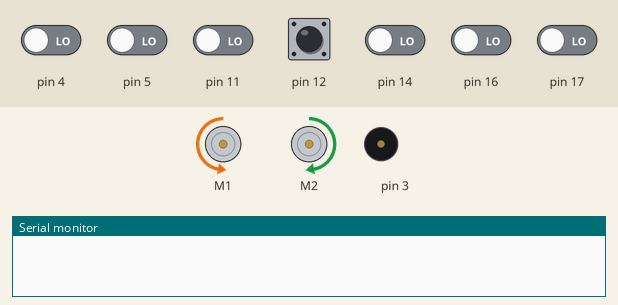
This sketch was run on a simulated Arduino Uno, built with avr-gcc and run on an emulated ATmega328P. Parts: 2 × DC motor (green arrow = forward, orange = backward, longer = faster), buzzer (waves = sounding), the last lines printed to the serial monitor. The inputs (shaded band) are chosen by the test bench; at power-on: pin 12 HIGH, pin 4, pin 5, pin 11, pin 14, pin 16, pin 17 LOW.

Above: at 6.2 s.
6.3 s: pin 4 driven HIGH and pin 5 driven HIGH
At 6.57 s:
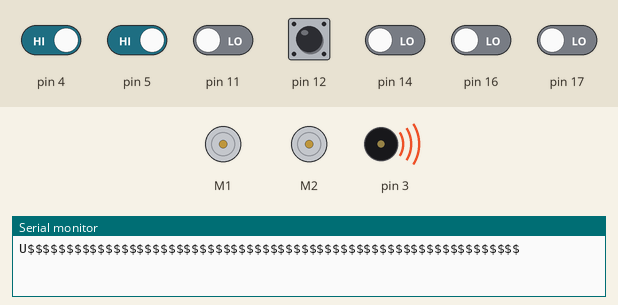
At 7.5 s:
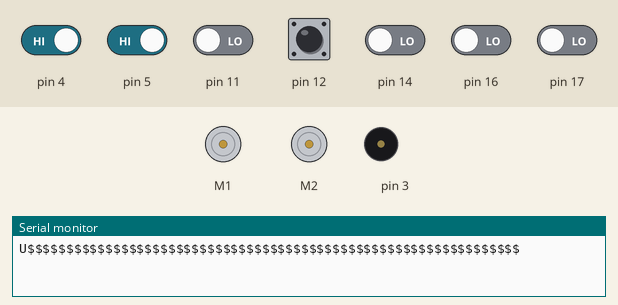
8.1 s: pin 12 pulled LOW for 0.15 s
At 8.36 s:
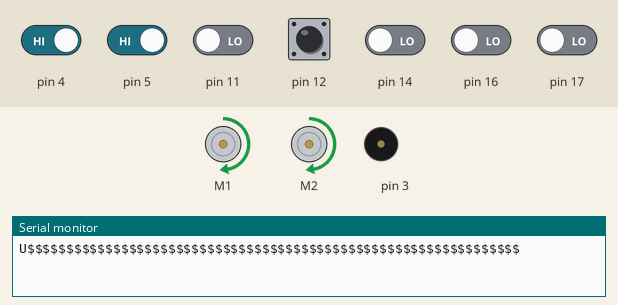
Timing chart, 0 to 11.1 s (numbered marks = the images above; inputs shaded):
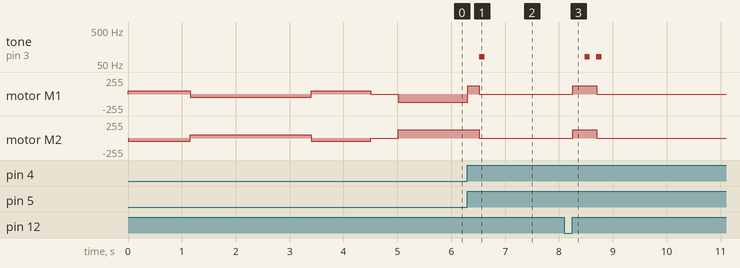

The sketch:

zum_maze.ino
```cpp
#include <Wire.h>
#include <ZumoShield.h>
ZumoMotors motors;
ZumoReflectanceSensorArray linesensors(QTR_NO_EMITTER_PIN);
ZumoBuzzer buzzer;
Pushbutton button(ZUMO_BUTTON);
const int MAX_PATH = 64;
char recorded_path[64] = {};
void setup() {

  char recorded_path_test[64] = {'L','S','L','L','U','L','U','S','L','R','L','L','L','U','S','R','S','R','R','L','S','L','R','U','L','L','U','L','U','L','L','L','R','$'};
  for(int i=0; i<64; i++){
    // $ will act as "junk" in the array, to represent the end of the sequence
    recorded_path[i] = '$';
    }
  int i;
  int spin_direction = 1;
  motors.setSpeeds(80*spin_direction, -80*spin_direction);
  for(i = 0; i<100; i++){
    linesensors.calibrate();
    if(i%50 == 25){ // every 50 loops, starting on loop 25...
      spin_direction = -spin_direction;
      motors.setSpeeds(80*spin_direction, -80*spin_direction);
    }
    delay(20);
  }
  motors.setSpeeds(0,0);
  delay(500);
}

unsigned int sensor_vals[6];
int num_turns;
int THRESHOLD = 400;
int BASE_SPEED = 200;
int line_position;
int turn_counter = 0;
bool finish_detected = false;

const int INTERSECTION_LEFT_TURN = 100;
const int INTERSECTION_RIGHT_TURN = 10;
const int INTERSECTION_T = 110;
const int INTERSECTION_CROSS = 111;
const int INTERSECTION_LEFT_T = 101;
const int INTERSECTION_RIGHT_T = 11;
const int FINISH = 99;
const int NO_INTERSECTION = 1;

void loop() {
  line_position = linesensors.readLine(sensor_vals);

  bool line_on_left = sensor_vals[0] > THRESHOLD;
  bool line_on_right = sensor_vals[5] > THRESHOLD;

  int intersection_type = NO_INTERSECTION;

  if(line_on_left || line_on_right) {
    motors.setSpeeds(BASE_SPEED, BASE_SPEED);
    intersection_type = get_intersection_type();
  }

  if(intersection_type == NO_INTERSECTION && sensor_vals[1] < THRESHOLD && sensor_vals[2] < THRESHOLD && sensor_vals[3] < THRESHOLD && sensor_vals[4] < THRESHOLD){
    recorded_path[turn_counter++] = 'U';
    u_turn();
  }

  switch(intersection_type){
    case INTERSECTION_LEFT_TURN:
    case INTERSECTION_LEFT_T:
    case INTERSECTION_CROSS:
    case INTERSECTION_T:
      turn_left();
      recorded_path[turn_counter++] = 'L';
      break;
    case INTERSECTION_RIGHT_TURN:
      recorded_path[turn_counter++] = 'R';
      turn_right();
      break;
    case INTERSECTION_RIGHT_T:
    recorded_path[turn_counter++] = 'S';
    case NO_INTERSECTION:
      follow_line();
      break;
    case FINISH:
      solved();
      break;
    default: follow_line();
    }
}
int turnValue(char turn){
  switch (turn){
    case 'R':
      return 90;
    case 'L':
      return 270;
      // we never actually feed this a u turn,
      // but just in case...
    case 'U':
      return 180;
    case 'S':
      return 0;
    }
    return -1;
  }

char* fully_reduce_path(char *input_path){
  char* path = input_path;
  char* reduced = reduce_path(path);
  // this is kind of dumb (and it is possible, I think, to have paths that take more iterations
  // to reduce fully) but it works for this application.
  for(int i=0; i<6; i++){
    path = reduce_path(path);
    }
  return path;
  }
char* reduce_path(char* path){
  //Serial.begin(9600);
  //Serial.print("Reducing path\n");
  // assumes path length at maximum is 64.
  for(int i=0;i<MAX_PATH-2;i++){
    // we will be accessing array elements i to i+2 at any given time,
    // so must we wary of the bounds
    if(path[i]=='$'||path[i+1]=='$'||path[i+2]=='$'){
      // if path has a $ in it, that means we have probably replaced something and should move forward.
      break;
      }
    int total_angle = 0;

    if(path[i+1] == 'U'){
      char turnToTake = '_';
      total_angle = (turnValue(path[i])+ 180 + turnValue(path[i+2])) % 360;
      if (total_angle == 90)  { turnToTake = 'R'; }
      if (total_angle == 270) { turnToTake = 'L'; }
      if (total_angle == 0)   { turnToTake = 'S'; }
      if (total_angle == 180) { turnToTake = 'U'; }
      //Serial.print(total_angle);
      //Serial.print("\n");
      path[i] = turnToTake;

      // move everything over by two
      for (int moveChar=i+1; moveChar<MAX_PATH-2;moveChar++){
        path[moveChar] = path[moveChar + 2];
        }
    }
    }
    return path;
  }
bool paths_equal(char* a, char* b){
  // very simple comparison of path arrays a and b
  for (int i=0; i < MAX_PATH; i++){
    if(a[i] != b[i]){
      return false;
      }
    }
    return true;
  }
int get_intersection_type() {
  // returns the type of intersection at the robot's current position.
  bool left = sensor_vals[0] > THRESHOLD;
  bool right = sensor_vals[5] > THRESHOLD;

  bool ever_right = right;
  bool ever_left = left;

  int timeout = 0;

  while(left || right){
    linesensors.read(sensor_vals);
    left = sensor_vals[0] > THRESHOLD;
    right = sensor_vals[5] > THRESHOLD;

    ever_left = ever_left || left;
    ever_right = ever_right || right;

    if(timeout++ > 75){
      buzzer.playNote(NOTE_E(2),100,15);
      return FINISH;
      }
    }
  bool line_straight = sensor_vals[2] > THRESHOLD || sensor_vals[3] > THRESHOLD;
  // enumerated values for turn types are set up specially so that this will work
  // could also use a bitmap to make this faster and save space, but that sounds miserable
  return (ever_left * 100) + (ever_right * 10) + line_straight;
}

void turn_left() {
  motors.setSpeeds(-BASE_SPEED, BASE_SPEED);
  while(sensor_vals[3] > THRESHOLD){
    linesensors.read(sensor_vals);
  }
  while(sensor_vals[3] < THRESHOLD){
    linesensors.read(sensor_vals);
  }
}

void turn_right() {
  motors.setSpeeds(BASE_SPEED, -BASE_SPEED);
  while(sensor_vals[2] > THRESHOLD){
    linesensors.read(sensor_vals);
  }
  while(sensor_vals[2] < THRESHOLD){
    linesensors.read(sensor_vals);
  }
}

void u_turn() {
  motors.setSpeeds(-BASE_SPEED, BASE_SPEED);
  while(sensor_vals[0] < THRESHOLD){
    line_position = linesensors.readLine(sensor_vals);
  }
  while(line_position > 3000 || line_position < 2000){
    line_position = linesensors.readLine(sensor_vals);
  }
}

void solved(){
  Serial.begin(9600);
  Serial.write(recorded_path,64);
  motors.setSpeeds(0,0);
  button.waitForButton();
  followRecordedPath(fully_reduce_path(recorded_path));
}

void followRecordedPath(char* path){
  int current_instruction = 0;
  while(1){
    line_position = linesensors.readLine(sensor_vals);

    bool line_on_left = sensor_vals[0] > THRESHOLD;
    bool line_on_right = sensor_vals[5] > THRESHOLD;

    int intersection_type = NO_INTERSECTION;

    if(line_on_left || line_on_right) {
      motors.setSpeeds(BASE_SPEED, BASE_SPEED);
      intersection_type = get_intersection_type();
    }

    if(intersection_type != NO_INTERSECTION){
      switch(path[current_instruction++]){
        case 'L':
        turn_left();
        break;
        case 'R':
        turn_right();
        break;
        case 'S':
        follow_line();
        break;
        case '$':
        buzzer.playNote(NOTE_E(2),100,15);
        solved();
      }
    }
    else{
      follow_line();
      }
  }
}


double PROPORTION_GAIN = 0.2;
double DERIVATIVE_GAIN = 3;
int last_error = 0;
void follow_line(){
  // follow line
  int error = line_position - 2500;
  int error_change = error - last_error;
  int left_speed = BASE_SPEED + PROPORTION_GAIN * error + DERIVATIVE_GAIN * error_change;
  int right_speed = BASE_SPEED + -PROPORTION_GAIN * error + -DERIVATIVE_GAIN * error_change;
  last_error = error;

  // set speed
  motors.setSpeeds(left_speed, right_speed);
}
```

Measured:
- after the input at 6.3 s, tone on pin 3: silent → 82 Hz after 0.22 s, → silent 0.10 s later; motor M1: backward 127/255 → forward 127/255 at once, → stopped 0.22 s later; motor M2: forward 127/255 → stopped after 0.22 s
- after the input at 8.1 s, tone on pin 3: alternates 82 Hz for 0.10 s and silent for 0.12 s, 4 changes in all, then stays silent, starting after 0.38 s; motor M1, motor M2: stopped → forward 127/255 after 0.16 s, → stopped 0.44 s later
